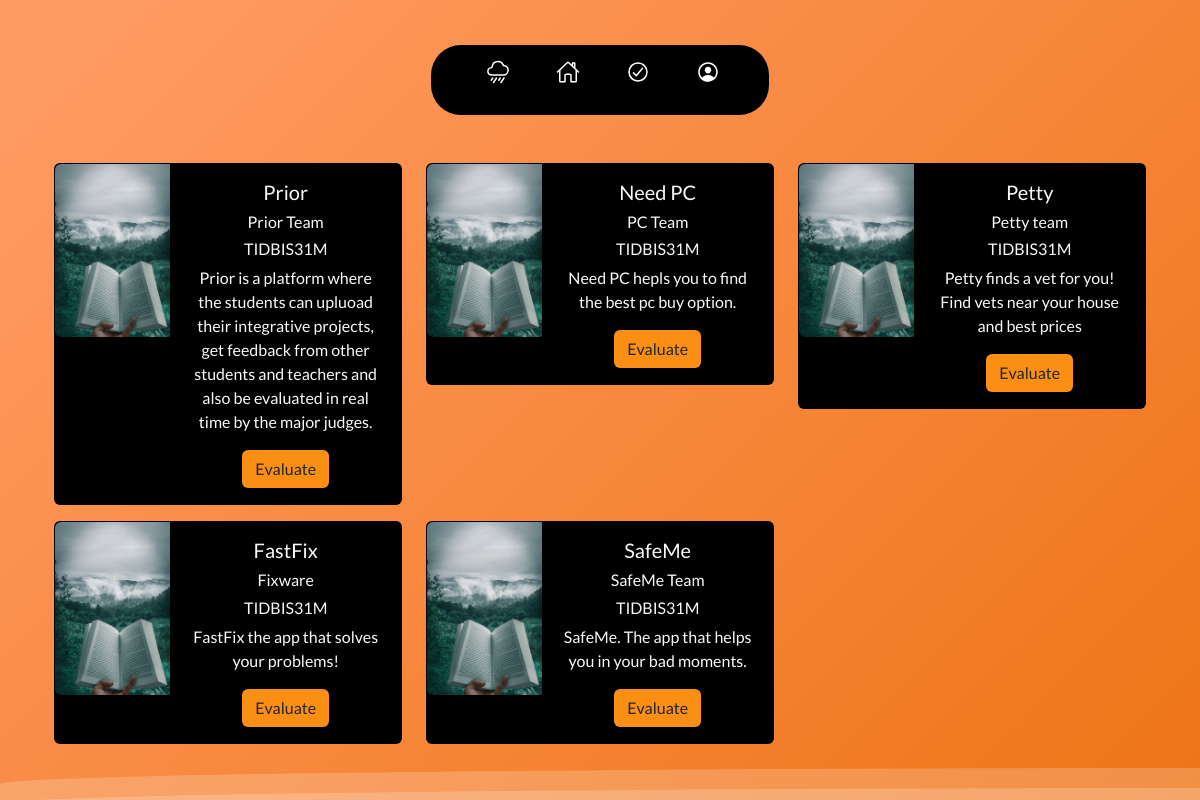
Page /teacherPages/evaluation.php (signed in) on the committed database.
### tables this page shows
CREATE TABLE `project` (
  `id_project` int(11) NOT NULL,
  `project_name` varchar(100) NOT NULL,
  `Description` text NOT NULL,
  `Logotipos` longblob NOT NULL,
  `id_Team` int(11) NOT NULL,
  `Score` varchar(50) NOT NULL,
  `num_score` int(11) NOT NULL,
  `stars` int(11) NOT NULL,
  `id_group` int(11) NOT NULL,
  `Created_at` date NOT NULL,
  `Updated_at` date NOT NULL
);

CREATE TABLE `team` (
  `id_Team` int(11) NOT NULL,
  `name_team` varchar(100) DEFAULT NULL,
  `description_team` varchar(255) DEFAULT NULL,
  `id_project` int(11) DEFAULT NULL,
  `id_Career` int(11) NOT NULL,
  `logo` longblob DEFAULT NULL,
  `code_` int(11) DEFAULT NULL,
  `created_at` date DEFAULT NULL,
  `updated_at` datetime DEFAULT NULL
);

CREATE TABLE `groups` (
  `id_group` int(11) NOT NULL,
  `group_name` varchar(20) NOT NULL,
  `id_career` int(11) NOT NULL,
  `created_at` timestamp NOT NULL DEFAULT current_timestamp() ON UPDATE current_timestamp(),
  `updated_at` datetime NOT NULL
);

### teacherPages/evaluation.php (the view, shortened to what this page needs)
<?php
if (isset($_SESSION['email'])) {
 ?>
<!DOCTYPE html>
<html lang="en">
<head>
    <link href="https://cdn.jsdelivr.net/npm/bootstrap@5.2.2/dist/css/bootstrap.min.css" rel="stylesheet">
    <link rel="stylesheet" href="../Styles/navteacher.css">
    <link rel="stylesheet" href="../Styles/items.css">
    <link rel="stylesheet" href="../Styles/evaluation.css">
</head>
<body>
    <div class="container-sm text-center sticky-top">
        <div class="row">
          <div class="col-12">
            <div class="notch-container">
                <div class="notch">
                    <ul>
                        <li class="notch-list">
                            <a href="../teacherPages/tideas.php">
                                <span class="notch-icon notch-ideas"><ion-icon name="rainy-outline"></ion-icon></ion-icon></span>
                            </a>
                        </li>
                        <li class="notch-list">
                            <a href="../teacherPages/tHome.php">
                                <span class="notch-icon notch-home"><ion-icon name="home-outline"></ion-icon></span>
                            </a>
                        </li>
                        <li class="notch-list">
                            <a href="../teacherPages/evaluation.php">
                                <span class="notch-icon notch-evaluation"><ion-icon name="checkmark-circle-outline"></ion-icon></span>
                            </a>
                        </li>
                        <li class="notch-list">
                          <a href="../teacherPages/tMyuser.php">
                              <span class="notch-icon notch-myuser"><ion-icon name="person-circle-outline"></ion-icon></span>
                          </a>
                      </li>
                    </ul>
                </div>
            </div>
          </div>
        </div>
      <?php
            include('../back-end/PDO.php');
            $query_show_all_project="SELECT project.id_project,
              project.project_name,
              project.Description,
              project.Logotipos,
              team.name_team,
              groups.group_name
            FROM project
            JOIN team
            ON project.id_Team=team.id_Team
            JOIN groups
            ON groups.id_group=project.id_group;";
            $query_show_all_project_ex=$conn->query($query_show_all_project);
            $query_show_all_project_ex->setFetchMode(PDO::FETCH_ASSOC);
            ?>
      <div class="container text-center mt-5">
        <div class="row row-cols-3">
        <?php while ($row = $query_show_all_project_ex->fetch()):
           ?>
          <div class="col">
            <div class="card mb-3 bg-black text-light" style="max-width: 540px;">
                <div class="row g-0">
                  <div class="col-md-4">
                    <img src="../images/book.jpg" class="img-fluid rounded-start" alt="...">
                  </div>
                  <div class="col-md-8">
                    <div class="card-body">
                      <h5 class="card-title" name="project-card-title" id="project-card-title"><?php echo $row['project_name']; ?></h5>
                      <h6 class="card-title" name="project-card-team"  id="project-card-team"><?php echo $row['name_team'];?></h6>
                      <h6 class="card-title" name="project-card-group" id="project-card-group"><?php echo $row['group_name'];?></h6>
                      <p class="card-text"   name="project-card-desc"  id="project-card-desc"><?php echo $row['Description']; ?></p>
                      <form method="POST" action="../teacherPages/rubric.php">
                        <button type="submit" id="toEvaluate" value=$id_project name="toEvaluate" class="btn btn-orange">Evaluate</button>
                      </form>
                    </div>
                  </div>
                </div>
              </div>
            </div><?php endwhile;?>
          </div>
          </div>
    <div class="prior-footer sticky-bottom">
        <div class="wave"></div>
        <div class="wave"></div>
     </div>
</body>
</html>
<?php
}else{
header("Location: ../teacherPages/tMyuser.php");
exit();
}
?>

### Styles/navteacher.css (style rules this page uses)
* { font-family: 'Poppins', 'Lato', sans-serif;; }
.notch-container { display: flex; justify-content: center; align-items: top; margin-top: 45px; }
.notch { width: 338px; height: 70px; display: flex; justify-content: center; align-items: center; border-radius: 30px; background: rgb(0, 0, 0); }
.notch ul { display: flex; width: 500px; }
.notch ul li { position: relative; list-style: none; width: 70px; height: 70px; z-index: 1; }
.notch ul li a { position: relative; display: flex; justify-content: center; align-items: center; flex-direction: column; width: 100%; text-align: center; font-weight: 500; }
.notch ul li a .notch-icon { position: relative; display: block; line-height: 75px; font-size: 1.5em; text-align: center; transition: 0.1s; color: #fff; }

### Styles/items.css (style rules this page uses)
* { margin: 0; padding: 0; font-family: 'Poppins', 'Lato', sans-serif; }
.btn-orange { background-color: rgb(251, 143, 20) ; }

### Styles/evaluation.css (style rules this page uses)
* { font-family: 'Poppins', 'Lato', sans-serif; }
body { overflow: auto; background: linear-gradient(315deg, rgb(255, 109, 11) 3%, rgb(255, 175, 70) 38%, rgb(233, 105, 0)68%, rgb(255, 154, 96) 98%); animation: gradient 15s ease infinite; background-size: 400% 400%; background-attachment: fixed; font-family: 'Poppins', 'Lato', sans-serif; }
.wave { background: rgb(255 255 255 / 25%); border-radius: 1000% 1000% 0 0; position: fixed; width: 200%; height: 2em; animation: wave 10s -3s linear infinite; transform: translate3d(0, 0, 0); opacity: 0.8; bottom: 0; left: 0; z-index: -1; }
.wave:nth-of-type(2) { bottom: -1.25em; animation: wave 18s linear reverse infinite; opacity: 0.8; }

### rows in the picture
project: project_name "Prior", id_Team.name_team "Prior Team", id_group.group_name "TIDBIS31M", Description "Prior is a platform where the students can upluoad their integrative projects, get feedback from other students and teachers and also be evaluated in real time by the major judges."
project: project_name "Need PC", id_Team.name_team "PC Team", id_group.group_name "TIDBIS31M", Description "Need PC hepls you to find the best pc buy option."
project: project_name "Petty", id_Team.name_team "Petty team", id_group.group_name "TIDBIS31M", Description "Petty finds a vet for you! Find vets near your house and best prices"
project: project_name "FastFix", id_Team.name_team "Fixware", id_group.group_name "TIDBIS31M", Description "FastFix the app that solves your problems!"
project: project_name "SafeMe", id_Team.name_team "SafeMe Team", id_group.group_name "TIDBIS31M", Description "SafeMe. The app that helps you in your bad moments."
